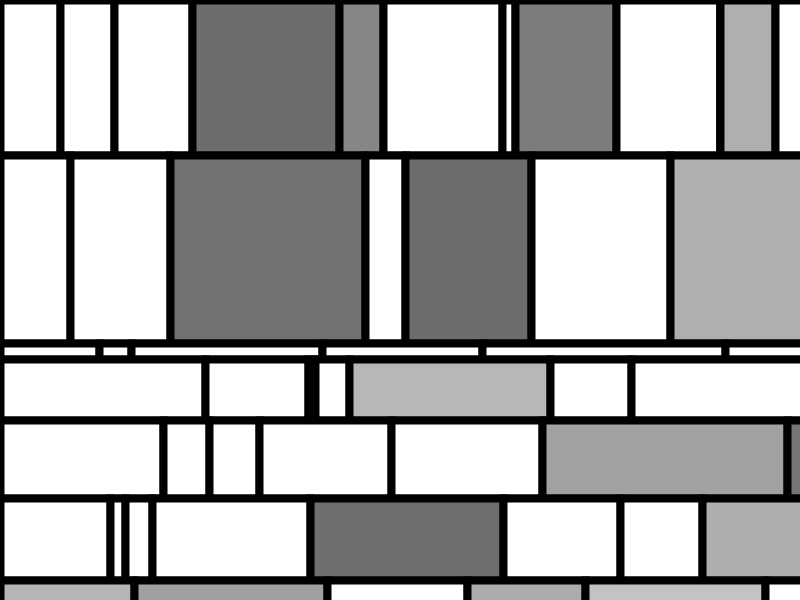
Frame 1 (no input)
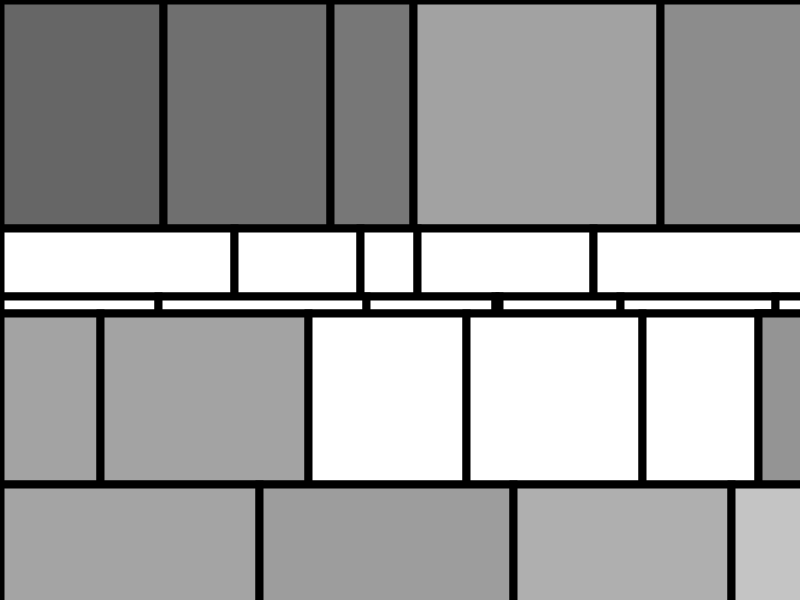
Frame 2 (the mouse pressed at the canvas centre, redrawn once)

The Processing sketch that drew these frames (run headless with seeded random() and noise(); the mouse was pressed at the canvas centre and the sketch redrawn once):

// Processing sketch: CreativeCoding_dataiyang_hw3
// ── CreativeCoding_dataiyang_hw3.pde
//hw3

float hheight=0,wwidth=0;

void setup() {
  size(800, 600);
  background(255);
}

void draw() {
  for (int i = 0; i<height; i+=hheight) {
    hheight=random(-height/5,height/5) +height/5;
    for (int j= 0; j<width; j+=wwidth) {
      wwidth=random(-height/4,height/4) +width/6;
      
      color ccolor;
      if(hheight*wwidth > random(0.1,1)*height*width/10){
        ccolor=int(random(100,200));
      }else{
        ccolor=255;
      }
 
      fill(ccolor);
      stroke(0);
      strokeWeight(8);
      rect(j, i, wwidth, hheight);
      }
  }
  save("hw3.png");
  // turn off looping so that the sketch is only drawn once
  noLoop();  
}

// use mousePressed to redraw
void mousePressed() {
  loop();
}
